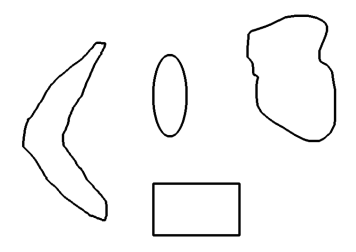
#> input picture img.png, 356 x 252 px
$ python aprox.py
#> lines starting #> are read from the running program, lines starting #| are printed output that depends on the picture; after the words box and inside, x2 and y2 are one past the last pixel; in counts of white or black regions, pixels touching at a corner belong together
#> further down, img1 is the input picture: shape (252, 356, 3); min 3, max 255, mean 247.1
import cv2
import numpy as np
import tkinter as tk
from tkinter import messagebox

# Función para mostrar las instrucciones
def show_instructions():
    # Crear una ventana de mensaje usando tkinter
    root = tk.Tk()
    root.withdraw()  # Esto oculta la ventana principal de tkinter

    # Mostrar el cuadro de mensaje con instrucciones
    messagebox.showinfo("Instrucciones",
                        "1. Este programa mostrará la imagen con los contornos de las formas detectadas.\n"
                        "2. Los contornos se suavizarán para hacerlos más precisos.\n"
                        "3. La imagen procesada se mostrará con los contornos suavizados dibujados.\n"
                        "4. Cuando termine, se cerrará la ventana de contornos con un clic.\n\n"
                        "Haz clic en 'Aceptar' para continuar.")

# Mostrar las instrucciones antes de procesar la imagen
show_instructions()

# Extracción de todos los contornos de la imagen
def get_all_contours(img):
    ref_gray = cv2.cvtColor(img, cv2.COLOR_BGR2GRAY)
    ret, thresh = cv2.threshold(ref_gray, 127, 255, 0)
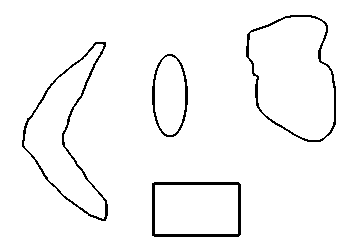
#> thresh: shape (252, 356); 96.7% white; black in thin lines or dots, all inside (x1, y1, x2, y2) = (22, 15, 336, 237)
    # Encontramos todos los contornos en la imagen límite. Los valores
    # para el segundo y tercer parámetro están restringidos a
    # un cierto número de posibles valores.
    contours, hierarchy = cv2.findContours(thresh.copy(), cv2.RETR_LIST, cv2.CHAIN_APPROX_SIMPLE )
#> contours = 9 contours; largest, box (x1, y1, x2, y2) and area: (0, 0, 356, 252) 89105, (245, 14, 337, 143) 8902, (249, 17, 334, 140) 7781, (21, 41, 109, 222) 6468, (24, 44, 105, 219) 5152
    return contours

if __name__=='__main__':
    # Imagen que contiene las distintas formas
    img1 = cv2.imread('img.png')

    # Extraemos todos los contornos de la imagen
    input_contours = get_all_contours(img1)
#> input_contours has the same summary as contours in get_all_contours

    contour_img = img1.copy()
    smoothen_contours = []
    factor = 0.05

    # Encontramos los contornos más cercanos
    for contour in input_contours:
        epsilon = factor * cv2.arcLength(contour, True)
        smoothen_contours.append(cv2.approxPolyDP(contour, epsilon, True))
#> this loop made 9 passes
#> epsilon on passes 2 to 8: 14.31, 9.41, 10.4, 23.33, 24.43, 18.57, 19.55
#> (contour, epsilon) on passes 1, 9: ([[155, 185], [155, 233], [237, 233], [237, 185]], 13), ([[0, 0], [0, 251], [355, 251], [355, 0]], 60.6)
#> after the loop, smoothen_contours = 9 contours; largest, box (x1, y1, x2, y2) and area: (0, 0, 356, 252) 89105, (251, 23, 328, 142) 6958, (251, 24, 325, 138) 6387, (151, 181, 242, 237) 4668, (155, 185, 238, 234) 3936

    # Dibujamos los contornos suavizados en la imagen
    cv2.drawContours(contour_img, smoothen_contours, -1, color=(0,0,0), thickness=3)
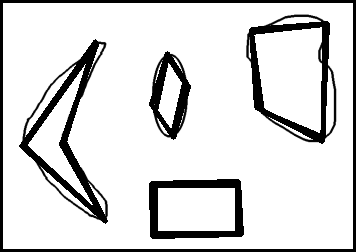
#> contour_img: shape (252, 356, 3); 13.29% of pixels changed, all inside (x1, y1, x2, y2) = (0, 0, 356, 252)

    # Mostramos la imagen con los contornos
    cv2.imshow('Contornos Suavizados', contour_img)
    cv2.waitKey()
    cv2.destroyAllWindows()

$ run again, with 7.png copied over img.png
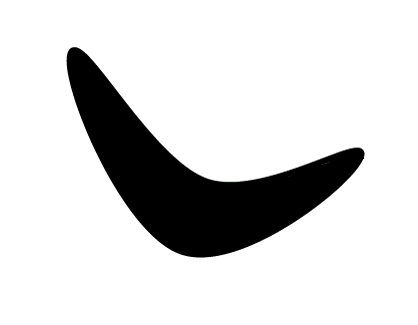
#> input picture 7.png, 418 x 325 px
#> img1 is the input picture: shape (325, 418, 3); mean B, G, R 215.8, 215.8, 215.8
#> in get_all_contours, `ret, thresh = cv2.threshold(ref_gray, 127, 255, 0)`:
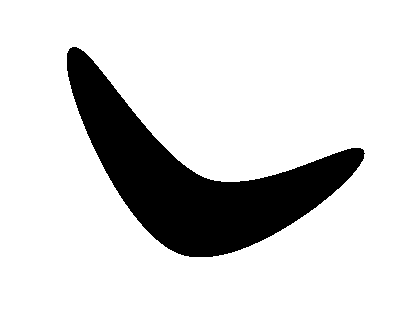
#> thresh: shape (325, 418); 84.6% white; 1 black region
#> contours = 2 contours; box (x1, y1, x2, y2) and area: (0, 0, 418, 325) 135108, (66, 46, 366, 258) 21232
#> input_contours has the same summary as contours in get_all_contours
#> the loop `for contour in input_contours:` made 2 passes
#> epsilon on pass 1: 43.71
#> after the loop `for contour in input_contours:`: smoothen_contours = 2 contours; box (x1, y1, x2, y2) and area: (0, 0, 418, 325) 135108, (66, 53, 365, 255) 12838
#> `cv2.drawContours(contour_img, smoothen_contours, -1, color=(0,0,0), th..`:
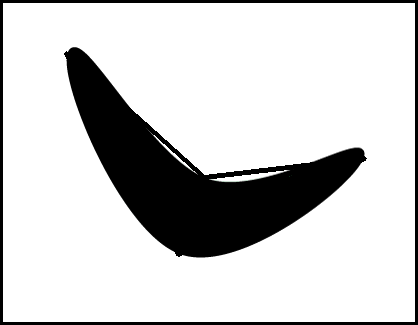
#> contour_img: shape (325, 418, 3); 3.96% of pixels changed, all inside (x1, y1, x2, y2) = (0, 0, 418, 325)
